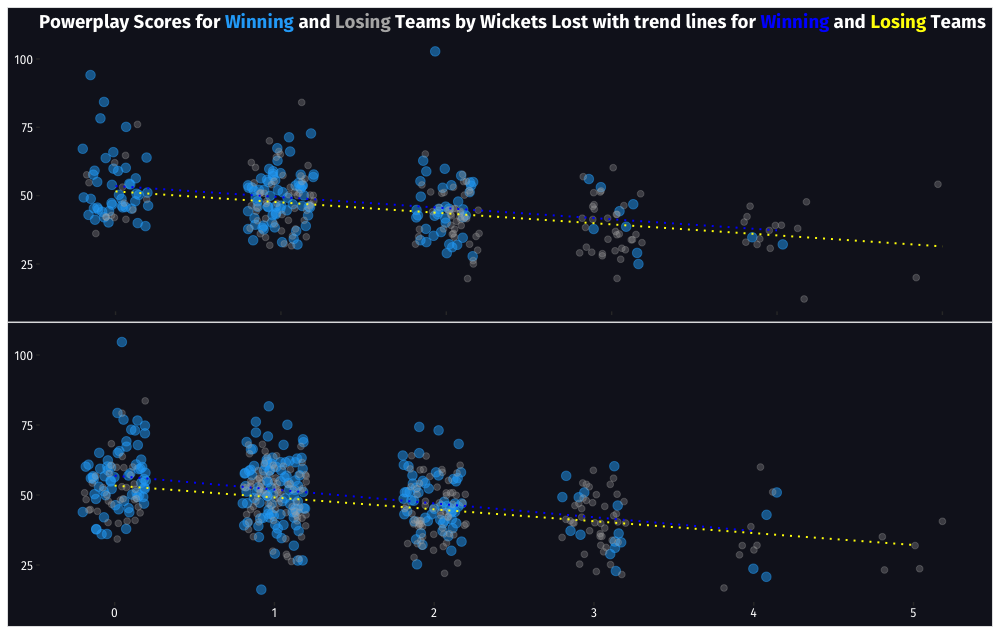

Generate this figure with R:
#importing data for BBL
Data <-read.csv('BBL PP Scores since 2017.csv')

#plot BBL
a<- ggplot(data = Data, aes(Outs, RunScr))+
  geom_jitter(data = Data%>%filter(W== 1 & BallFace>=36), color = "#25ABF8", size = 3, width = 0.2, alpha = 0.5)+
  geom_jitter(data = Data%>%filter(W== 0 & BallFace>=36), color = "gray70", size = 2, alpha = 0.3, width = 0.2)+
  geom_smooth(data = Data%>%filter(W==1 & BallFace>=36), alpha = 0.1, aes(color = "A"), method = "lm", linetype = "dotted", size = 0.7, se = FALSE)+
  geom_smooth(data = Data%>%filter(W==0 & BallFace>=36), alpha = 0.1, aes(color = "B"), method = "lm", linetype = "dotted", size = 0.7, se = FALSE)+
  scale_color_manual(values = c("blue", "yellow"))+
  labs(title = "Powerplay Scores for <span style='color:#25ABF8'>Winning</span> and <span style ='color:gray70'>Losing</span> Teams by Wickets Lost with trend lines for <span style='color:blue'>Winning</span> and <span style='color:yellow'>Losing</span> Teams", x = "Season", y = "Score")+
  theme(panel.background=element_rect("#141622"),
        plot.background=element_rect("#141622"),
        panel.grid.minor=element_blank(),
        panel.grid.major=element_blank(),
        plot.title=element_markdown(family = "Fira Sans", face = "bold",
                                size = 14, color = "white", hjust = 0.45),
        plot.subtitle= element_markdown(family = "Fira Sans",
                                        size = 12,
                                        color="white"),
        axis.text.x=element_blank(),
        axis.text.y=element_text(family = "Fira Sans",
                                 size = 9, color = "white"),
        axis.title.x = element_blank(),
        axis.title.y = element_blank(),
        legend.key=element_rect(color = "#141622", fill = "#141622"),
        legend.title=element_text(family = "Roboto Condensed",
                                  face = "bold", color = "white", size = 10),
        legend.text=element_text(family = "Roboto Condensed", size = 9, color = "white"),
        legend.background=element_rect(fill = "#141622"),
        legend.position = "FALSE")+
  scale_x_continuous(breaks = c(0, 1,2,3,4,5))

#importing data for IPL
Data2 <-read.csv('IPL PP Scores since 2017.csv')

#plot BBL
b<- ggplot(data = Data2, aes(Outs, RunScr))+
  geom_jitter(data = Data2%>%filter(W== 1 & BallFace>=36), color = "#25ABF8", size = 3, width = 0.2, alpha = 0.5)+
  geom_jitter(data = Data2%>%filter(W== 0 & BallFace>=36), color = "gray70", size = 2, alpha = 0.3, width = 0.2)+
  geom_smooth(data = Data2%>%filter(W==1 & BallFace>=36), alpha = 0.1, aes(color = "A"), method = "lm", linetype = "dotted", size = 0.7, se = FALSE)+
  geom_smooth(data = Data2%>%filter(W==0 & BallFace>=36), alpha = 0.1, aes(color = "B"), method = "lm", linetype = "dotted", size = 0.7, se = FALSE)+
  scale_color_manual(values = c("blue", "yellow"))+
  labs(x = "Season", y = "Score")+
  theme(panel.background=element_rect("#141622"),
        plot.background=element_rect("#141622"),
        panel.grid.minor=element_blank(),
        panel.grid.major=element_blank(),
        plot.title=element_markdown(family = "Fira Sans", face = "bold",
                                    size = 16, color = "white"),
        plot.subtitle= element_markdown(family = "Fira Sans",
                                        size = 12,
                                        color="white"),
        axis.text.x=element_text(family = "Fira Sans",
                                 size = 9, color = "white"),
        axis.text.y=element_text(family = "Fira Sans",
                                 size = 9, color = "white"),
        axis.title.x = element_blank(),
        axis.title.y = element_blank(),
        legend.key=element_rect(color = "#141622", fill = "#141622"),
        legend.title=element_text(family = "Roboto Condensed",
                                  face = "bold", color = "white", size = 10),
        legend.text=element_text(family = "Roboto Condensed", size = 9, color = "white"),
        legend.background=element_rect(fill = "#141622"),
        legend.position = "FALSE")+
  scale_x_continuous(breaks = c(0,1,2,3,4,5))

#combining plots
a/b
